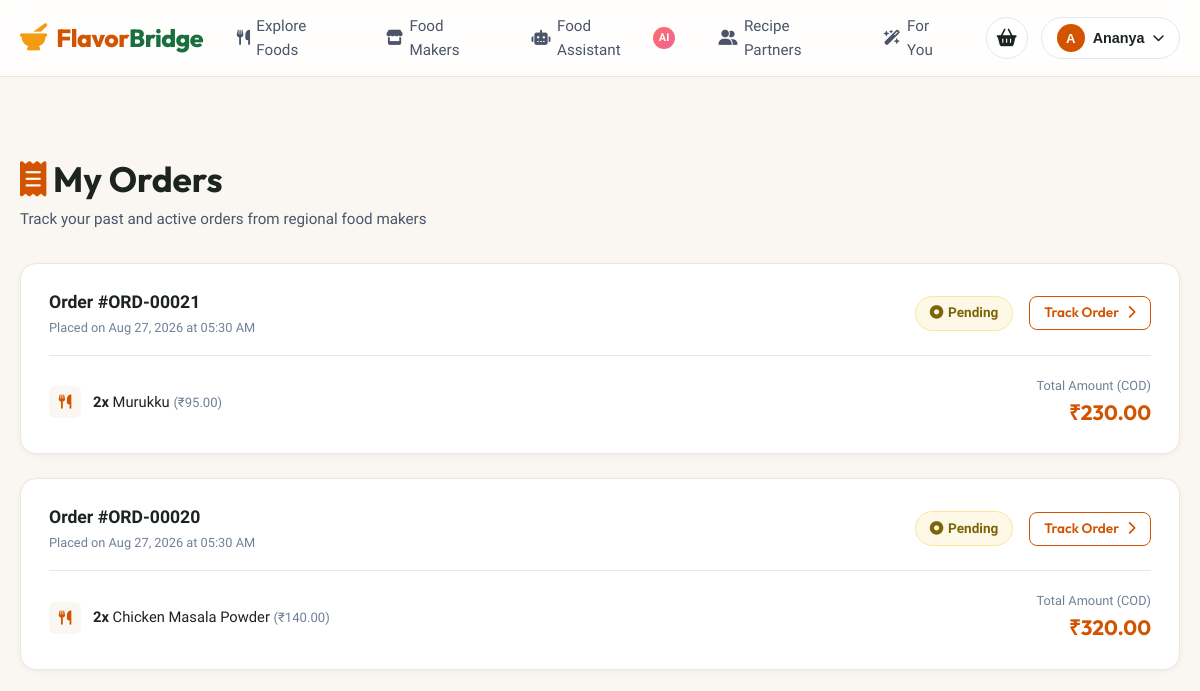
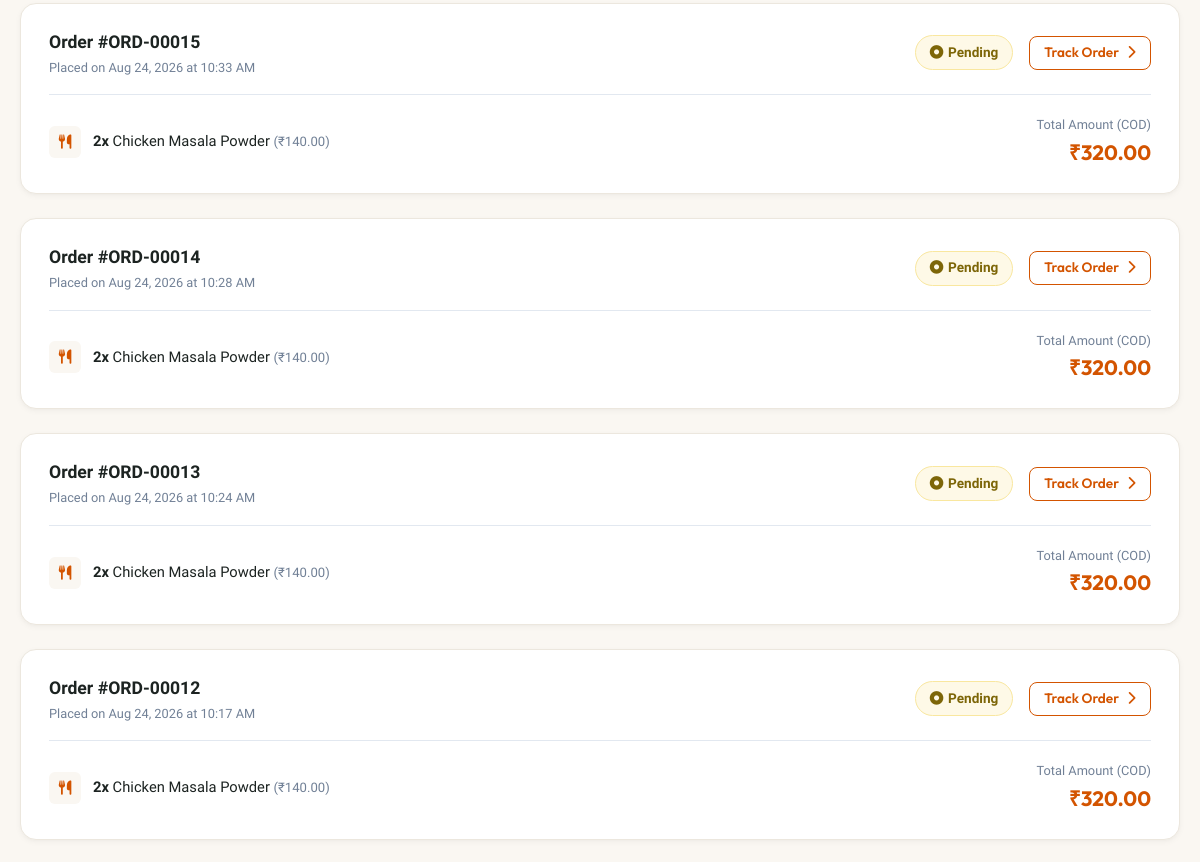
The page /orders (signed in, upper part) on the database as committed earlier (2 pictures, top to bottom).
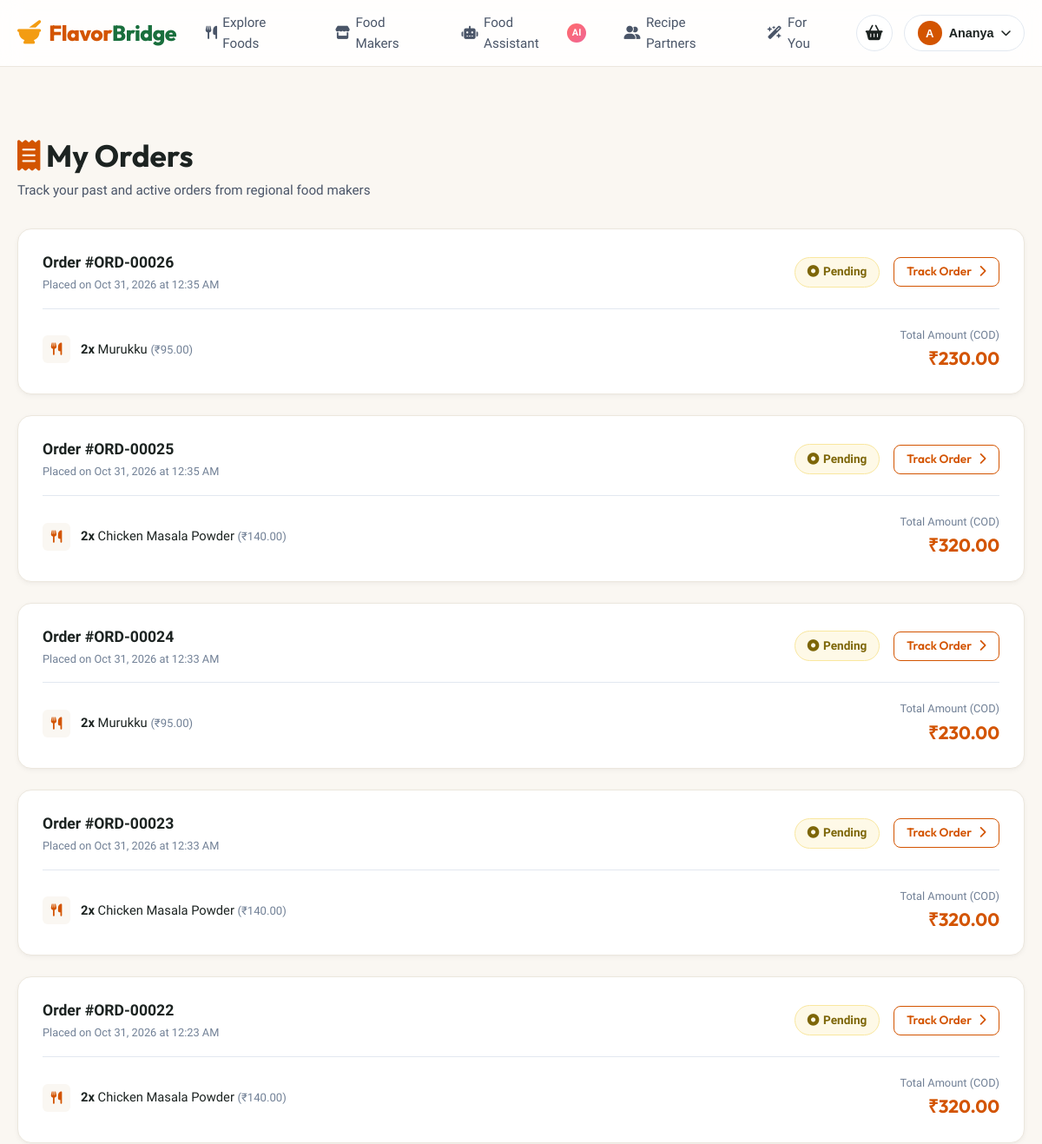
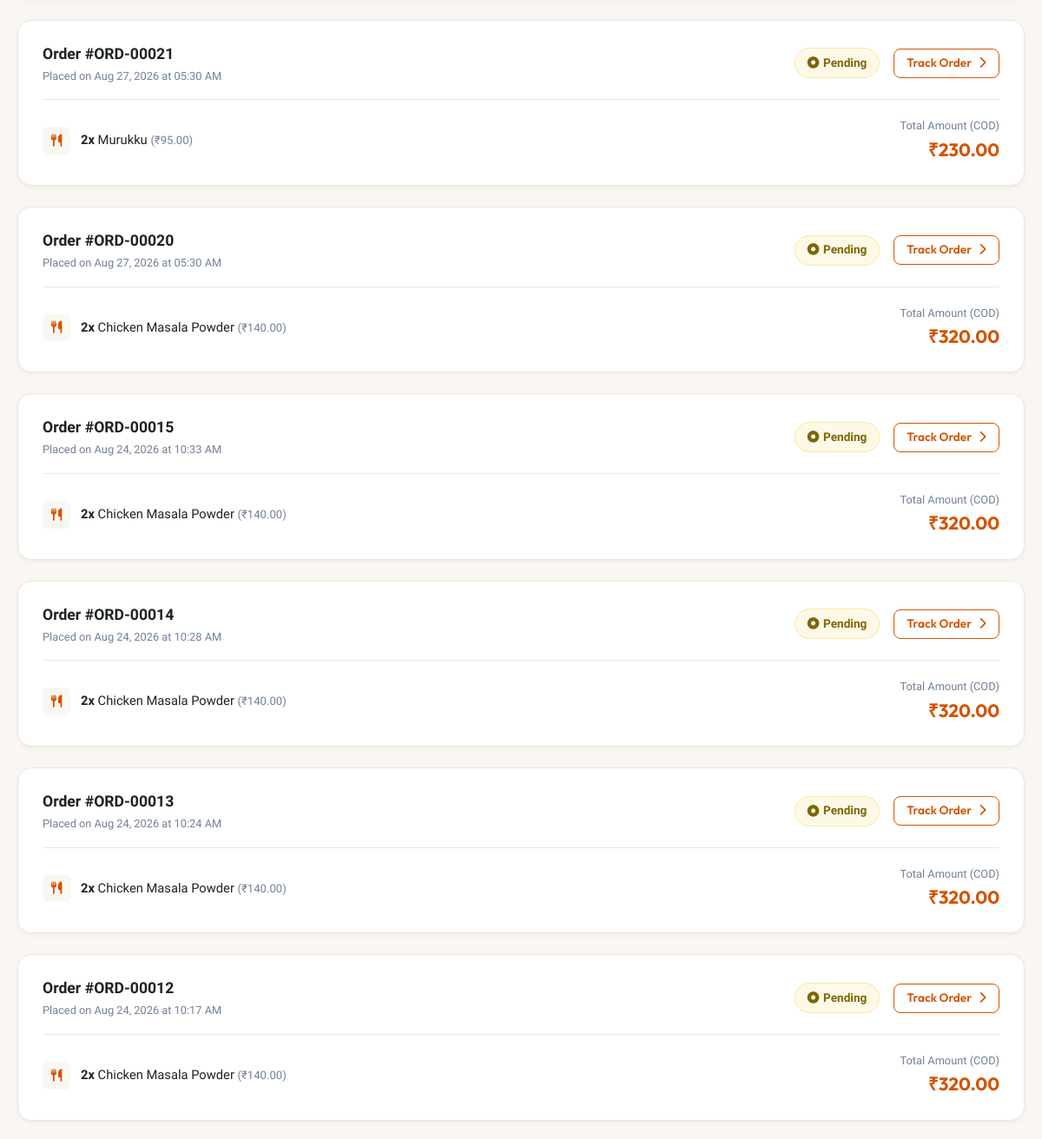
The same page on the database as committed later (2 pictures, top to bottom).
### backend/models.py (models this page shows, shortened)
class Order(db.Model):
    __tablename__ = 'orders'
    id = db.Column(db.Integer, primary_key=True)
    customer_id = db.Column(db.Integer, db.ForeignKey('users.id'), nullable=False)
    total_amount = db.Column(db.Float, nullable=False)
    address = db.Column(db.Text, nullable=False)
    city = db.Column(db.String(100), nullable=False)
    state = db.Column(db.String(100), nullable=False, default='Tamil Nadu')
    pincode = db.Column(db.String(20), nullable=False)
    phone = db.Column(db.String(20), nullable=False)
    payment_method = db.Column(db.String(50), nullable=False, default='Cash on Delivery')
    status = db.Column(db.String(50), nullable=False, default='Pending')
    created_at = db.Column(db.DateTime, default=datetime.utcnow)
    items = db.relationship('OrderItem', backref='order', lazy=True, cascade='all, delete-orphan')

class OrderItem(db.Model):
    __tablename__ = 'order_items'
    id = db.Column(db.Integer, primary_key=True)
    order_id = db.Column(db.Integer, db.ForeignKey('orders.id', ondelete='CASCADE'), nullable=False)
    product_id = db.Column(db.Integer, db.ForeignKey('products.id'), nullable=False)
    food_maker_id = db.Column(db.Integer, db.ForeignKey('food_makers.id'), nullable=False)
    quantity = db.Column(db.Integer, nullable=False, default=1)
    price = db.Column(db.Float, nullable=False)  # Unit price at time of purchase

class Product(db.Model):
    __tablename__ = 'products'
    id = db.Column(db.Integer, primary_key=True)
    food_maker_id = db.Column(db.Integer, db.ForeignKey('food_makers.id', ondelete='CASCADE'), nullable=False)
    name = db.Column(db.String(150), nullable=False, index=True)
    category = db.Column(db.String(100), nullable=False, index=True)
    description = db.Column(db.Text, nullable=True)
    ingredients = db.Column(db.Text, nullable=True)
    price = db.Column(db.Float, nullable=False)
    city = db.Column(db.String(100), nullable=False, index=True)
    region = db.Column(db.String(100), nullable=True)
    image = db.Column(db.String(255), nullable=True)
    stock = db.Column(db.Integer, default=10)
    product_type = db.Column(db.String(50), nullable=False, default='Packaged Food')  # 'Packaged Food' or 'Fresh Food'
    preparation_time = db.Column(db.String(50), nullable=True, default='1-2 days')
    net_quantity = db.Column(db.String(50), nullable=True, default='250g')  # e.g., '500g', '150g', '250g', '1 kg', '1 Plate'
    created_at = db.Column(db.DateTime, default=datetime.utcnow)
    cart_items = db.relationship('CartItem', backref='product', lazy=True, cascade='all, delete-orphan')
    order_items = db.relationship('OrderItem', backref='product', lazy=True)
    reviews = db.relationship('Review', backref='product', lazy=True, cascade='all, delete-orphan')
    interactions = db.relationship('Interaction', backref='product', lazy=True, cascade='all, delete-orphan')

### backend/routes/order_routes.py (the view)
@order_bp.route('/orders')
@login_required
@role_required('customer')
def customer_orders():
    user_id = session.get('user_id')
    orders = Order.query.filter_by(customer_id=user_id).order_by(Order.created_at.desc()).all()
    return render_template('orders.html', orders=orders)

### backend/models.py (called while the page is built)
    @property
    def total_items(self):
        return sum(item.quantity for item in self.items)

### backend/utils/security.py (called while the page is built)
def login_required(f):
    @wraps(f)
    def decorated_function(*args, **kwargs):
        user_id = session.get('user_id')
        if not user_id or not User.query.get(user_id):
            session.clear()
            flash('Please log in to access this page.', 'warning')
            return redirect(url_for('auth.login', next=request.path))
        return f(*args, **kwargs)
    return decorated_function

### frontend/templates/orders.html (shortened to what this page needs)
{% extends "base.html" %}
{% block content %}
<div class="container" style="padding: 3rem 1.25rem;">
  <div style="margin-bottom: 2rem;">
    <h1 style="font-size: 2.2rem; margin-bottom: 0.35rem;"><i class="fa-solid fa-receipt" style="color: var(--primary);"></i> My Orders</h1>
    <p style="color: var(--gray-dark); font-size: 0.95rem;">Track your past and active orders from regional food makers</p>
  </div>
  {% if orders %}
    <div style="display: flex; flex-direction: column; gap: 1.5rem;">
      {% for order in orders %}
        <div style="background: #FFFFFF; border-radius: 16px; border: var(--border-light); padding: 1.5rem 1.75rem; box-shadow: var(--shadow-sm); display: flex; flex-direction: column; gap: 1.25rem;">
          <div style="display: flex; justify-content: space-between; align-items: center; border-bottom: 1px solid var(--gray-light); padding-bottom: 1rem; flex-wrap: wrap; gap: 0.75rem;">
            <div>
              <strong style="font-size: 1.1rem; color: var(--dark);">Order #ORD-{{ "%05d"|format(order.id) }}</strong>
              <div style="font-size: 0.8rem; color: var(--gray-medium); margin-top: 2px;">
                Placed on {{ order.created_at.strftime('%b %d, %Y at %I:%M %p') }}
              </div>
            </div>
            <div style="display: flex; align-items: center; gap: 1rem;">
              <span class="badge {% if order.status == 'Delivered' %}badge-verified{% elif order.status in ['Preparing', 'Shipped', 'Out for Delivery'] %}badge-fresh{% else %}badge-pending{% endif %}" style="font-size: 0.85rem; padding: 0.35rem 0.85rem;">
                <i class="fa-solid fa-circle-dot"></i> {{ order.status }}
              </span>
              <a href="{{ url_for('order.order_detail', order_id=order.id) }}" class="btn btn-outline btn-sm">
                Track Order <i class="fa-solid fa-chevron-right"></i>
              </a>
            </div>
          </div>
          <div class="order-card-body-grid">
            <div style="display: flex; flex-direction: column; gap: 0.5rem;">
              {% for item in order.items %}
                <div style="display: flex; align-items: center; gap: 0.75rem; font-size: 0.92rem;">
                  <div style="width: 32px; height: 32px; border-radius: 6px; background: #FAF7F2; color: var(--primary); display: flex; align-items: center; justify-content: center; font-size: 0.9rem;">
                    <i class="fa-solid fa-utensils"></i>
                  </div>
                  <span>
                    <strong>{{ item.quantity }}x</strong> {{ item.product.name if item.product else 'Specialty Item' }}
                    <span style="color: var(--gray-medium); font-size: 0.82rem;">(₹{{ "%.2f"|format(item.price) }})</span>
                  </span>
                </div>
              {% endfor %}
            </div>
            <div style="text-align: right;">
              <div style="font-size: 0.8rem; color: var(--gray-medium);">Total Amount (COD)</div>
              <strong style="font-size: 1.3rem; font-family: var(--font-heading); color: var(--primary);">₹{{ "%.2f"|format(order.total_amount) }}</strong>
            </div>
          </div>
        </div>
      {% endfor %}
    </div>
  {% endif %}
</div>
{% endblock %}

Rows that differ between the two databases and show on the page:
added Order: id "00026", created_at "Oct 31, 2026 at 12:35 AM", status "Pending", total_amount "230.00"
added OrderItem: quantity "2", product "Murukku", price "95.00", shown under "00026"
added Order: id "00025", created_at "Oct 31, 2026 at 12:35 AM", status "Pending", total_amount "320.00"
added OrderItem: quantity "2", product "Chicken Masala Powder", price "140.00", shown under "00025"
added Order: id "00024", created_at "Oct 31, 2026 at 12:33 AM", status "Pending", total_amount "230.00"
added OrderItem: quantity "2", product "Murukku", price "95.00", shown under "00024"
added Order: id "00023", created_at "Oct 31, 2026 at 12:33 AM", status "Pending", total_amount "320.00"
added OrderItem: quantity "2", product "Chicken Masala Powder", price "140.00", shown under "00023"
added Order: id "00022", created_at "Oct 31, 2026 at 12:23 AM", status "Pending", total_amount "320.00"
added OrderItem: quantity "2", product "Chicken Masala Powder", price "140.00", shown under "00022"
